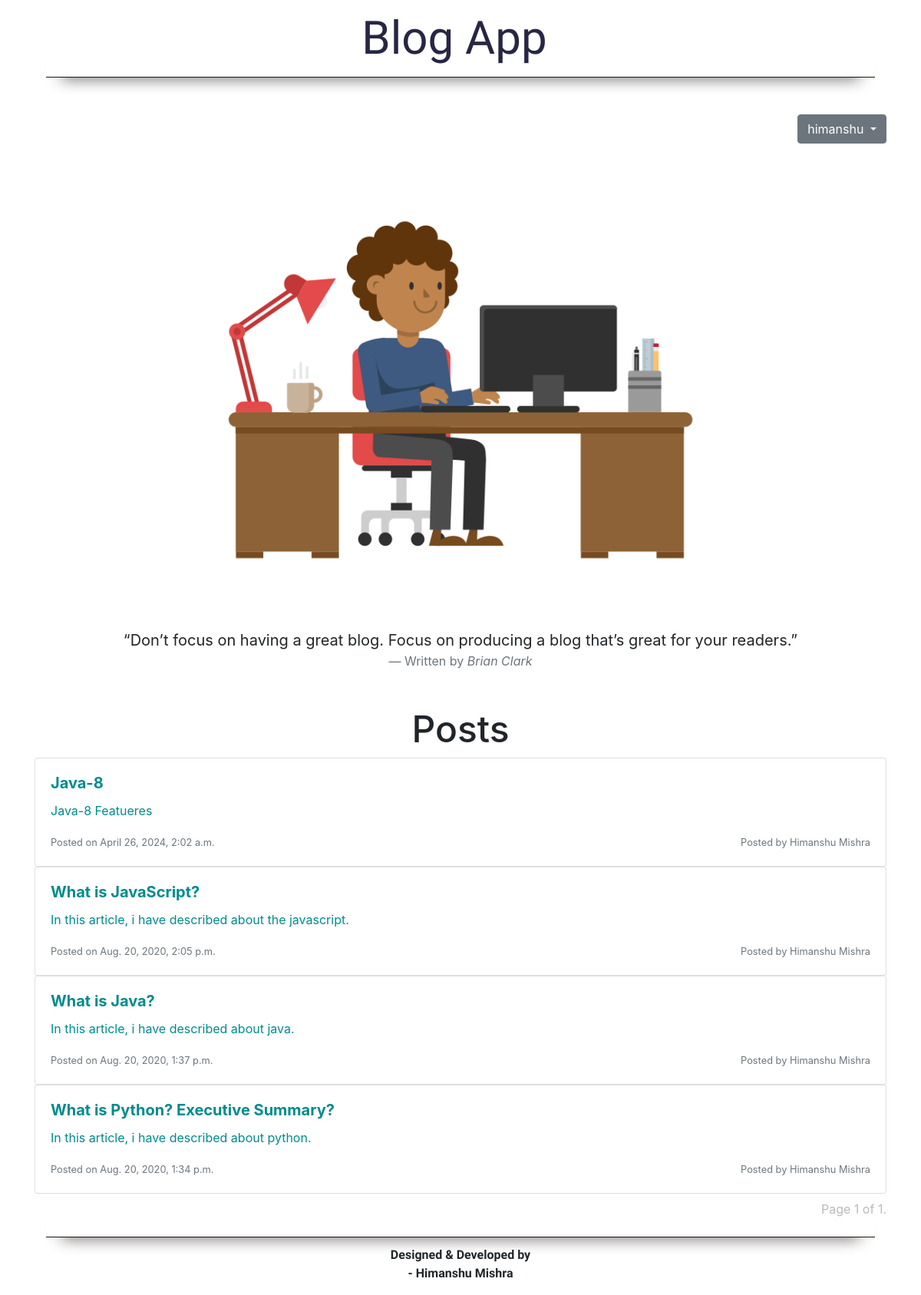
The app's page / (signed in) with its own data.
### blogApplication/models.py (models this page shows, shortened)
class Blog(models.Model):
    author = models.ForeignKey(Author, on_delete=models.CASCADE)
    title = models.CharField(max_length=350, blank=False, null=False)
    excerpt = models.CharField(max_length=1000)
    blog = models.CharField(max_length=10000)
    blogDateTime = models.DateTimeField(auto_now=True, auto_created=True)

class Author(models.Model):
    username = models.CharField(max_length=50, primary_key=True, blank=False, null=False, unique=True)
    fullname = models.CharField(max_length=250, blank=False, null=False)
    emailId = models.EmailField(max_length=250, blank=False, null=False, unique=True)
    bio = models.CharField(max_length=500, blank=True, null=True)
    password = models.CharField(max_length=75, blank=False, null=False)

### blogApplication/views.py (the view)
# urls.py: path('', index, name="IndexPage"),
def index(request):
    all_blogs = Blog.objects.all().order_by('-blogDateTime')
    paginator = Paginator(all_blogs, 4)
    page_number = request.GET.get('page')
    page_object = paginator.get_page(page_number)
    return render(request, 'blogApplication/index.html', context={'title': "Landing Page", 'blogs': page_object, 'name': request.user.username})

### blogApplication/templates/blogApplication/index.html (shortened to what this page needs)
{% extends 'blogApplication base/base.html' %}
{% load static %}
{% block content %}
        <div class="container mt-5"  id="main_section">
        <div class="row text-right">
            <div class="col">
                {% if request.user.is_authenticated %}
                    <div class="btn-group">
                      <button class="btn btn-secondary btn-md dropdown-toggle" id="user_dropdown" type="button" data-toggle="dropdown" aria-haspopup="true" aria-expanded="false">
                        {{ name }}
                      </button>
                    </div>
                {% endif %}
            </div>
        </div>
    </div>
    <div class="container mt-2" id="main_section">
    <div class="row">
      <div class="col">
        <img src="{% static 'images/main_section_image.png' %}" class="img-fluid">
      </div>
    </div>
    <div class="row">
      <div class="col">
        <blockquote class="blockquote text-center">
          <p class="mb-0">“Don’t focus on having a great blog. Focus on producing a blog that’s great for your readers.”</p>
          <footer class="blockquote-footer">Written by <cite title="Source Title">Brian Clark</cite></footer>
        </blockquote>
      </div>
    </div>
  </div>
    <div class="container mt-2" id="posts_section">
      <div class="row">
        <div class="col text-center mt-4">
          <h2>Posts</h2>
        </div>
      </div>
        {% if blogs %}
        {% for blog in blogs %}
        <div class="row">
            <div class="col">
                <div class="card">
                    <div class="card-body">
                        <a href="post/{{ blog.id }}">
                      <h5 class="card-title" style="font-weight: bolder">{{ blog.title }}</h5>
                      <p class="card-text">{{ blog.excerpt }}</p>
                      <div class="row">
                        <div class="col-6">
                          <p class="card-text"><small class="text-muted">Posted on {{ blog.blogDateTime }}</small></p>
                        </div>
                        <div class="col-6">
                          <p class="card-text text-right"><small class="text-muted">Posted by {{ blog.author.fullname }}</small></p>
                        </div>
                      </div>
                        </a>
                    </div>
                  </div>
            </div>
        </div>
        {% endfor %}
            {% else %}
            <div class="row text-center mt-5">
                <div class="col">
                    <h1 style="font-size: 20px">No Post yet.</h1>
                </div>
            </div>
        {% endif %}
      <div class="row mt-2">
        <div class="col">
          <nav aria-label="Page navigation example">
           <div class="pagination" style="float: right !important;color: #bcbab8 !important;">
                <span class="step-links">
                    <span class="current">
                        Page {{ blogs.number }} of {{ blogs.paginator.num_pages }}.
                    </span>
                </span>
           </div>
          </nav>
        </div>
      </div>
    </div>
{% endblock content %}

### static/css/index.css (style rules this page uses)
body { background-color: #ffffff; }
@media only screen and (max-width: 1440px) { h2 { font-size: 4vw; } }
a { text-decoration: none !important; color: darkcyan; }

### records on screen
Blog: title "Java-8", excerpt "Java-8 Featueres", blogDateTime "April 26, 2024, 2:02 a.m.", author.fullname "Himanshu Mishra"
Blog: title "What is JavaScript?", excerpt "In this article, i have described about the javascript.", blogDateTime "Aug. 20, 2020, 2:05 p.m.", author.fullname "Himanshu Mishra"
Blog: title "What is Java?", excerpt "In this article, i have described about java.", blogDateTime "Aug. 20, 2020, 1:37 p.m.", author.fullname "Himanshu Mishra"
Blog: title "What is Python? Executive Summary?", excerpt "In this article, i have described about python.", blogDateTime "Aug. 20, 2020, 1:34 p.m.", author.fullname "Himanshu Mishra"

### other values on screen
{{ name }} "himanshu"
{{ blogs.number }} "1"
{{ blogs.paginator.num_pages }} "1"
